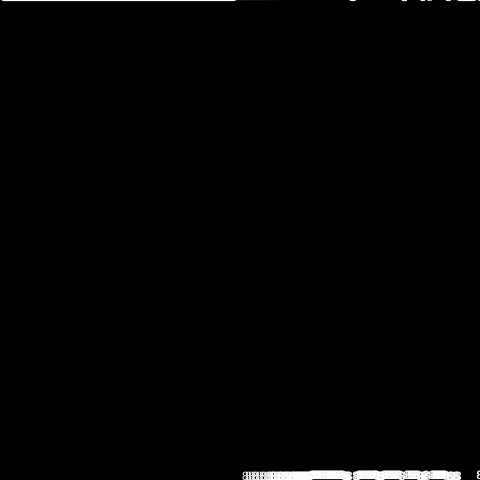
Frame 1 (no input)
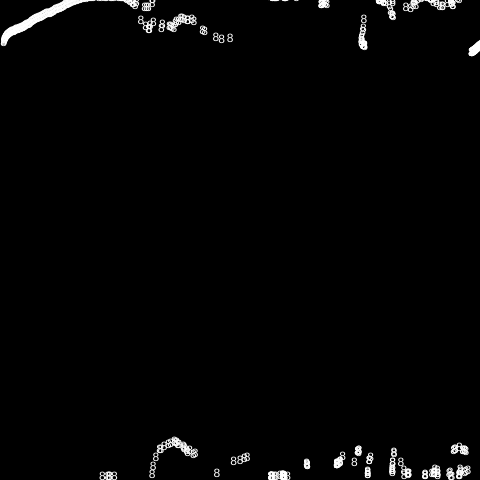
Frame 60 (no input)
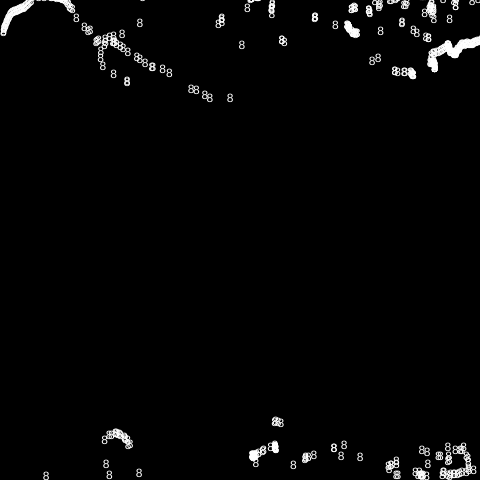
Frame 120 (the mouse pressed at the canvas centre since frame 60)

The p5.js sketch that drew these frames (run headless with seeded random() and noise() and a simulated clock; from frame 60 on, the mouse is pressed at the canvas centre):

// p5.js sketch
// ── sketch.js
// https://editor.p5js.org/jht9629-nyu/sketches/2N2Ft29be
// matt-parker-11_07-Flocking
// https://github.com/madparker/-p5t/blob/main/%23p5t/ArtSketch/11_07_2020/Flocking/Flocking.pde
// #p5t/ArtSketch/11_07_2020/Flocking/Flocking.pde

class P {
  constructor() {
    this.x = i;
    this.y = 0;
    this.a = i;
    this.e = 0; // the Java field d, renamed: JS can't share it with the method d()
  }

  d() {
    for (const o of p) {
      this.e = dist(o.x, o.y, this.x, this.y);
      if (this.e < 25 && o != this) this.a--;
      if (this.e > 50) this.a = lerp(this.a, atan2(o.y - this.y, o.x - this.x), 0.01);
    }
    this.x += sin(this.a) + n;
    this.y += cos(this.a) + n;
    text(8, (this.x %= n), (this.y %= n));
  }
}

let i = 0,
  n = 480;
let p = new Array(n);

function setup() {
  createCanvas(480, 480); // frame.setSize(480, 480) in draw()
  fill(255); // Processing's default fill; p5 draws text black until fill() is called
}

function draw() {
  background(0); // clear()
  while (i < n) p[i++] = new P();
  for (const o of p) o.d();
}

// ---- Original Processing source: #p5t/ArtSketch/11_07_2020/Flocking/Flocking.pde
/*
class P{float x=i,y,a=i,d;void d(){for(P o:p){d=dist(o.x,o.y,x,y);if(d<25&o!=this)a--;if(d>50)a=lerp(a,atan2(o.y-y,o.x-x),.01);}x+=sin(a)+n;y+=cos(a)+n;text(8,x%=n,y%=n);}}int i,n=480;P[]p=new P[n];void draw(){clear();while(i<n)p[i++]=new P();frame.setSize(n,n);for(P o:p)o.d();}
*/
